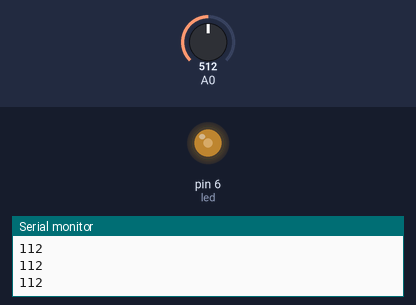
Simulated run of this sketch. Board: Arduino Uno, built with avr-gcc and run on an emulated ATmega328P. Parts: output pins drawn as LEDs (lit = HIGH), the last lines printed to the serial monitor. The inputs (shaded band) are chosen by the test bench; at power-on: A0 = 512.

Above: at 1.2 s.
1.3 s: A0 set to 716
At 2.1 s:
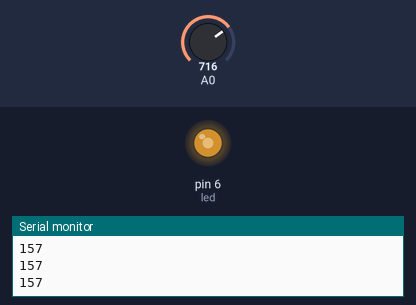
2.8 s: A0 set to 900
At 3.3 s:
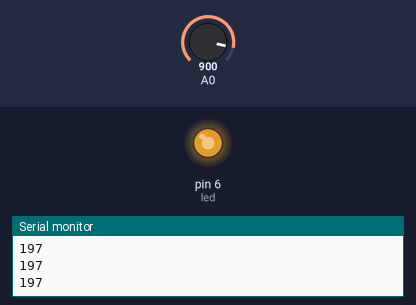
4.3 s: A0 set to 122
At 5.5 s:
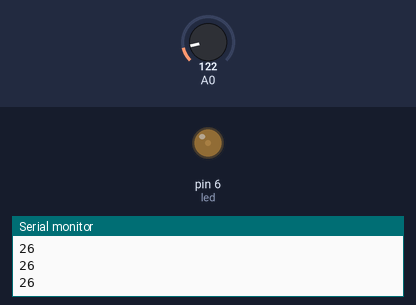
5.8 s: A0 set to 0
At 6.7 s:
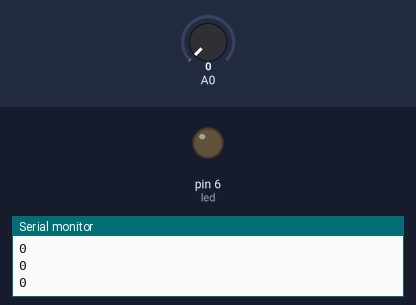
7.3 s: A0 set to 511
At 7.8 s:
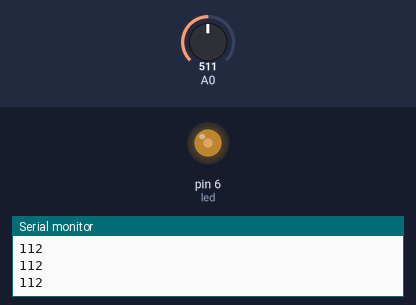
Timing chart, 0 to 9.8 s (numbered marks = the images above; inputs shaded):
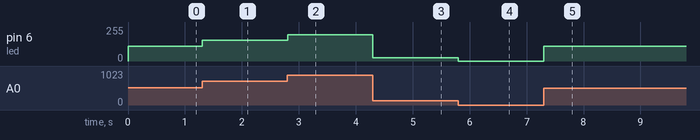

Measured:
- after the input at 1.3 s, pin 6 (led): 112/255 → 157/255 at once
- after the input at 2.8 s, pin 6 (led): 157/255 → 197/255 at once
- after the input at 4.3 s, pin 6 (led): 197/255 → 26/255 at once
- after the input at 5.8 s, pin 6 (led): 26/255 → 0/255 at once
- after the input at 7.3 s, pin 6 (led): 0/255 → 112/255 at once

The sketch:

UART1.ino
```cpp
int led = 6;
long VL = 0;
void setup()
{
  pinMode(led, OUTPUT);
  Serial.begin(9600);
}
void loop()
{
  VL =  analogRead(A0);
  int  value = float((VL * 225) / 1023.0);

  analogWrite(led, value);
  Serial.println( value);
}
```
